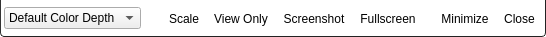
<?xml version="1.0" encoding="UTF-8"?>
<ui version="4.0">
 <class>fullscreen_toolbox</class>
 <widget class="QWidget" name="fullscreen_toolbox">
  <property name="geometry">
   <rect>
    <x>0</x>
    <y>0</y>
    <width>385</width>
    <height>37</height>
   </rect>
  </property>
  <property name="windowTitle">
   <string>Screensharing toolbox</string>
  </property>
  <property name="styleSheet">
   <string notr="true">QWidget#fullscreen_toolbox {
	background-color: white;
	border: 1px outset #222222;
	border-top: 0px;
	border-bottom-left-radius: 4px;
	border-bottom-right-radius: 4px;
}
</string>
  </property>
  <layout class="QHBoxLayout" name="toolbox_layout">
   <property name="spacing">
    <number>1</number>
   </property>
   <property name="leftMargin">
    <number>4</number>
   </property>
   <property name="topMargin">
    <number>0</number>
   </property>
   <property name="rightMargin">
    <number>4</number>
   </property>
   <property name="bottomMargin">
    <number>0</number>
   </property>
   <item>
    <widget class="QComboBox" name="color_depth_button">
     <property name="focusPolicy">
      <enum>Qt::NoFocus</enum>
     </property>
     <property name="toolTip">
      <string>&lt;html&gt;&lt;head/&gt;&lt;body&gt;&lt;p&gt;Higher color depths provide better quality but also require more bandwidth. Lowering it may help if screen sharing feels sluggish or it is lagging.&lt;/p&gt;&lt;/body&gt;&lt;/html&gt;</string>
     </property>
     <item>
      <property name="text">
       <string>Default Color Depth</string>
      </property>
     </item>
     <item>
      <property name="text">
       <string>True Color (24 bits)</string>
      </property>
     </item>
     <item>
      <property name="text">
       <string>High Color (16 bits)</string>
      </property>
     </item>
     <item>
      <property name="text">
       <string>Low Color (8 bits)</string>
      </property>
     </item>
    </widget>
   </item>
   <item>
    <spacer name="spacer_left">
     <property name="orientation">
      <enum>Qt::Horizontal</enum>
     </property>
     <property name="sizeType">
      <enum>QSizePolicy::MinimumExpanding</enum>
     </property>
     <property name="sizeHint" stdset="0">
      <size>
       <width>20</width>
       <height>20</height>
      </size>
     </property>
    </spacer>
   </item>
   <item>
    <widget class="QToolButton" name="scale_button">
     <property name="focusPolicy">
      <enum>Qt::NoFocus</enum>
     </property>
     <property name="text">
      <string>Scale</string>
     </property>
     <property name="icon">
      <iconset>
       <normaloff>icons/scale.svg</normaloff>icons/scale.svg</iconset>
     </property>
     <property name="iconSize">
      <size>
       <width>24</width>
       <height>24</height>
      </size>
     </property>
     <property name="checkable">
      <bool>true</bool>
     </property>
     <property name="autoRaise">
      <bool>true</bool>
     </property>
    </widget>
   </item>
   <item>
    <widget class="QToolButton" name="viewonly_button">
     <property name="focusPolicy">
      <enum>Qt::NoFocus</enum>
     </property>
     <property name="text">
      <string>View Only</string>
     </property>
     <property name="icon">
      <iconset>
       <normaloff>icons/viewonly.svg</normaloff>icons/viewonly.svg</iconset>
     </property>
     <property name="iconSize">
      <size>
       <width>24</width>
       <height>24</height>
      </size>
     </property>
     <property name="checkable">
      <bool>true</bool>
     </property>
     <property name="autoRaise">
      <bool>true</bool>
     </property>
    </widget>
   </item>
   <item>
    <widget class="QToolButton" name="screenshot_button">
     <property name="focusPolicy">
      <enum>Qt::NoFocus</enum>
     </property>
     <property name="text">
      <string>Screenshot</string>
     </property>
     <property name="icon">
      <iconset>
       <normaloff>icons/screenshot.svg</normaloff>icons/screenshot.svg</iconset>
     </property>
     <property name="iconSize">
      <size>
       <width>24</width>
       <height>24</height>
      </size>
     </property>
     <property name="autoRaise">
      <bool>true</bool>
     </property>
    </widget>
   </item>
   <item>
    <widget class="QToolButton" name="fullscreen_button">
     <property name="focusPolicy">
      <enum>Qt::NoFocus</enum>
     </property>
     <property name="text">
      <string>Fullscreen</string>
     </property>
     <property name="icon">
      <iconset>
       <normaloff>icons/fullscreen.svg</normaloff>
       <normalon>icons/fullscreen-exit.svg</normalon>
       <disabledon>icons/fullscreen-exit.svg</disabledon>
       <activeon>icons/fullscreen-exit.svg</activeon>
       <selectedon>icons/fullscreen-exit.svg</selectedon>icons/fullscreen.svg</iconset>
     </property>
     <property name="iconSize">
      <size>
       <width>24</width>
       <height>24</height>
      </size>
     </property>
     <property name="checkable">
      <bool>true</bool>
     </property>
     <property name="autoRaise">
      <bool>true</bool>
     </property>
    </widget>
   </item>
   <item>
    <spacer name="spacer_right">
     <property name="orientation">
      <enum>Qt::Horizontal</enum>
     </property>
     <property name="sizeType">
      <enum>QSizePolicy::Fixed</enum>
     </property>
     <property name="sizeHint" stdset="0">
      <size>
       <width>10</width>
       <height>20</height>
      </size>
     </property>
    </spacer>
   </item>
   <item>
    <widget class="QToolButton" name="minimize_button">
     <property name="focusPolicy">
      <enum>Qt::NoFocus</enum>
     </property>
     <property name="text">
      <string>Minimize</string>
     </property>
     <property name="icon">
      <iconset>
       <normaloff>icons/minimize.svg</normaloff>
       <activeoff>icons/minimize-active.svg</activeoff>icons/minimize.svg</iconset>
     </property>
     <property name="iconSize">
      <size>
       <width>24</width>
       <height>24</height>
      </size>
     </property>
     <property name="autoRaise">
      <bool>true</bool>
     </property>
    </widget>
   </item>
   <item>
    <widget class="QToolButton" name="close_button">
     <property name="focusPolicy">
      <enum>Qt::NoFocus</enum>
     </property>
     <property name="text">
      <string>Close</string>
     </property>
     <property name="icon">
      <iconset>
       <normaloff>icons/close.svg</normaloff>
       <activeoff>icons/close-active.svg</activeoff>icons/close.svg</iconset>
     </property>
     <property name="iconSize">
      <size>
       <width>24</width>
       <height>24</height>
      </size>
     </property>
     <property name="autoRaise">
      <bool>true</bool>
     </property>
    </widget>
   </item>
  </layout>
  <action name="scale_action">
   <property name="checkable">
    <bool>true</bool>
   </property>
   <property name="icon">
    <iconset>
     <normaloff>icons/scale.svg</normaloff>icons/scale.svg</iconset>
   </property>
   <property name="text">
    <string>Scale</string>
   </property>
   <property name="toolTip">
    <string>Scale remote screen to fit window size</string>
   </property>
  </action>
  <action name="viewonly_action">
   <property name="checkable">
    <bool>true</bool>
   </property>
   <property name="icon">
    <iconset>
     <normaloff>icons/viewonly.svg</normaloff>icons/viewonly.svg</iconset>
   </property>
   <property name="text">
    <string>View Only</string>
   </property>
   <property name="toolTip">
    <string>View only</string>
   </property>
  </action>
  <action name="screenshot_action">
   <property name="icon">
    <iconset>
     <normaloff>icons/screenshot.svg</normaloff>icons/screenshot.svg</iconset>
   </property>
   <property name="text">
    <string>Screenshot</string>
   </property>
   <property name="toolTip">
    <string>Take a screenshot</string>
   </property>
  </action>
  <action name="fullscreen_action">
   <property name="checkable">
    <bool>true</bool>
   </property>
   <property name="icon">
    <iconset>
     <normaloff>icons/fullscreen.svg</normaloff>
     <normalon>icons/fullscreen-exit.svg</normalon>
     <disabledon>icons/fullscreen-exit.svg</disabledon>
     <activeon>icons/fullscreen-exit.svg</activeon>
     <selectedon>icons/fullscreen-exit.svg</selectedon>icons/fullscreen.svg</iconset>
   </property>
   <property name="text">
    <string>Fullscreen</string>
   </property>
  </action>
  <action name="minimize_action">
   <property name="icon">
    <iconset>
     <normaloff>icons/minimize.svg</normaloff>
     <activeoff>icons/minimize-active.svg</activeoff>icons/minimize.svg</iconset>
   </property>
   <property name="text">
    <string>Minimize</string>
   </property>
   <property name="toolTip">
    <string>Minimize</string>
   </property>
  </action>
  <action name="close_action">
   <property name="icon">
    <iconset>
     <normaloff>icons/close.svg</normaloff>
     <activeoff>icons/close-active.svg</activeoff>icons/close.svg</iconset>
   </property>
   <property name="text">
    <string>Close</string>
   </property>
   <property name="toolTip">
    <string>End screen sharing and close the window</string>
   </property>
  </action>
 </widget>
 <resources/>
 <connections/>
</ui>
